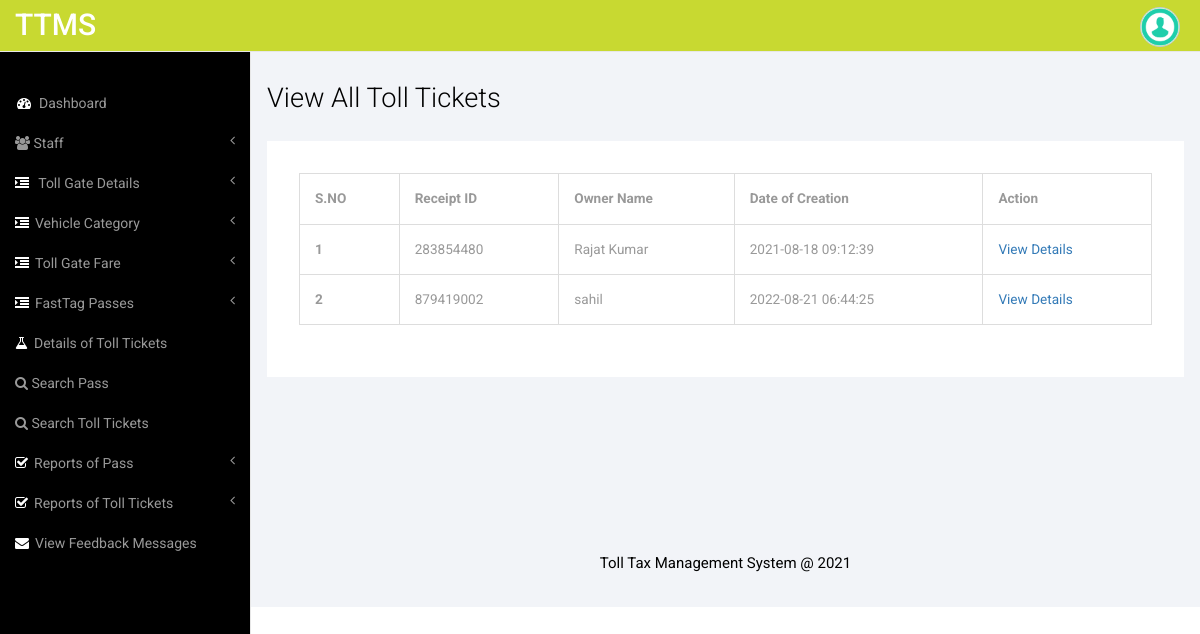
The app's page /TTMS-2021/admin/manage-receipt.php (signed in) with its own data.
### tables this page shows
CREATE TABLE `tblreceipt` (
  `ID` int(10) NOT NULL,
  `Staffid` int(10) DEFAULT NULL,
  `LaneNumber` varchar(120) NOT NULL,
  `Receiptid` varchar(50) DEFAULT NULL,
  `VehicleCat` varchar(120) DEFAULT NULL,
  `VehicleName` varchar(150) DEFAULT NULL,
  `OwnerName` varchar(120) DEFAULT NULL,
  `VehicleNumber` varchar(120) DEFAULT NULL,
  `EnterVehiclecity` varchar(120) DEFAULT NULL,
  `Trip` varchar(120) DEFAULT NULL,
  `Cost` varchar(120) DEFAULT NULL,
  `CreationDate` timestamp NULL DEFAULT current_timestamp()
);

### TTMS-2021/admin/manage-receipt.php (the view, shortened to what this page needs)
<?php
include('includes/dbconnection.php');
if (strlen($_SESSION['ttmsaid']==0)) {
  header('location:logout.php');
  } else{
  ?>
<!DOCTYPE HTML>
<html>
<head>
<link href="css/bootstrap.min.css" rel='stylesheet' type='text/css' />
<link href="css/style.css" rel='stylesheet' type='text/css' />
<link href="css/font-awesome.css" rel="stylesheet">
</head>
<body>
<div id="wrapper">
     <?php include_once('includes/sidebar.php');?>
        <?php include_once('includes/header.php');?>
        <div id="page-wrapper">
        <div class="col-md-12 graphs">
	   <div class="xs">
  	 <h3>View All Toll Tickets</h3>
	<div class="bs-example4" data-example-id="simple-responsive-table">
    <div class="table-responsive">
      <table class="table table-bordered">
        <thead>
          <tr>
            <th>S.NO</th>
            <th>Receipt ID</th>
            <th>Owner Name</th>
            <th>Date of Creation</th>
            <th>Action</th>
            </tr>
        </thead>
        <tbody>
           <?php
$ret=mysqli_query($con,"select *from  tblreceipt");
$cnt=1;
while ($row=mysqli_fetch_array($ret)) {
?>
          <tr>
            <th scope="row"><?php echo $cnt;?></th>
                <td><?php  echo $row['Receiptid'];?></td>
                <td><?php  echo $row['OwnerName'];?></td>
                <td><?php  echo $row['CreationDate'];?></td>
                  <td><a href="view-receipt.php?viewid=<?php echo $row['ID'];?>">View Details</a></td>
                </tr>
                <?php
$cnt=$cnt+1;
}?>
        </tbody>
      </table>
    </div>
  </div>
  </div>
  <?php include_once('includes/footer.php');?>
   </div>
      </div>
   </div>
<link href="css/custom.css" rel="stylesheet">
</body>
</html>
<?php }  ?>

### TTMS-2021/admin/css/style.css (style rules this page uses)
h4, h5, h6, h1, h2, h3 { margin-top: 0; }
html, body { font-family: 'Roboto', sans-serif; font-size: 100%; background:#000; overflow-x: hidden; }
body a { transition:0.5s all; -webkit-transition:0.5s all; -moz-transition:0.5s all; -o-transition:0.5s all; -ms-transition:0.5s all; }
.graphs { padding: 2em 1em; background: #f2f4f8; font-family: 'Roboto', sans-serif; }
.bs-example4 { background: #fff; padding: 2em; }
.xs h3, .widget_head { color:#000; font-size:1.7em; font-weight:300; margin-bottom: 1em; }
.table > thead > tr > th, .table > tbody > tr > th, .table > tfoot > tr > th, .table > thead > tr > td, .table > tbody > tr > td, .table > tfoot > tr > td { border-top: none !important; }
.table > thead > tr > th, .table > tbody > tr > th, .table > tfoot > tr > th, .table > thead > tr > td, .table > tbody > tr > td, .table > tfoot > tr > td { font-size: 0.85em; color: #999; }
.table td, .table>tbody>tr>td, .table>tbody>tr>th, .table>tfoot>tr>td, .table>tfoot>tr>th, .table>thead>tr>td, .table>thead>tr>th { padding:15px !important; }
.table > thead > tr > th { border-bottom: 1px solid #ddd !important; }

### TTMS-2021/admin/css/custom.css (style rules this page uses)
#wrapper { width: 100%; }
#page-wrapper { min-height: 568px; background-color: #fff; }
@media (min-width:768px) { #page-wrapper { position: inherit; margin: 0 0 0 250px; border-left: 1px solid #e7e7e7; } }

### records on screen
tblreceipt: Receiptid "283854480", OwnerName "Rajat Kumar", CreationDate "2021-08-18 09:12:39"
tblreceipt: Receiptid "879419002", OwnerName "sahil", CreationDate "2022-08-21 06:44:25"
